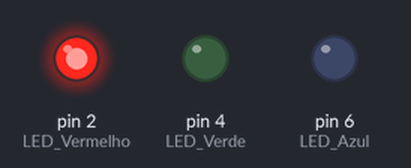
The sketch below on a simulated Arduino Uno, built with avr-gcc and run on an emulated ATmega328P. Shown: output pins drawn as LEDs (lit = HIGH).

Above: at 0.06 s.
At 1.37 s:
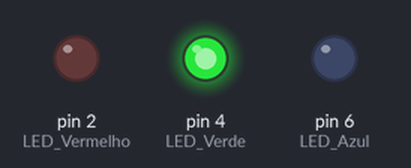
At 2.84 s:
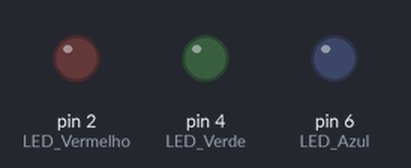
At 5.29 s:
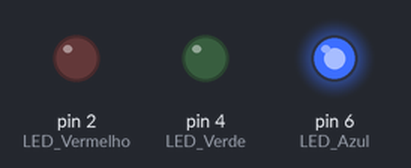
Timing chart, 0 to 6.8 s (numbered marks = the images above):
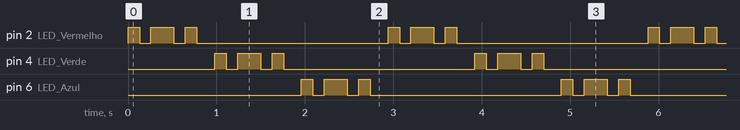

Measured:
- by itself, pin 2 (LED_Vermelho), pin 4 (LED_Verde), pin 6 (LED_Azul): repeats every 2.9 s: LOW 0.13 s, HIGH 0.26 s, LOW 0.13 s, HIGH 0.13 s, LOW 2.2 s, HIGH 0.13 s
- by itself, everything shown: repeats every 2.9 s, in 18 steps

The sketch:

funcao_leds_tres.ino
```cpp
// Definições
#define LED_Vermelho 2
#define LED_Verde 4
#define LED_Azul 6

// Variáveis de tempo de espera
    int tempoEspera = 130;
    int tempoInt = 200;

// Função para ligar o led vermelho três vezes
void sequencia_ligar_vermelho_3x() {
    for (int c = 0; c <= 1; c++) {
      digitalWrite(LED_Vermelho,  1);
        delay(tempoEspera);
      digitalWrite(LED_Vermelho, 0);
        delay(tempoEspera);
      digitalWrite(LED_Vermelho,  1);
        delay(tempoEspera);
      digitalWrite(LED_Vermelho, 0);
    }
}

// Função para ligar o led verde três vezes
void sequencia_ligar_verde_3x() {
  for (int i = 0; i <= 1; i++) {
      digitalWrite(LED_Verde,  1);
        delay(tempoEspera);
      digitalWrite(LED_Verde, 0);
        delay(tempoEspera);
      digitalWrite(LED_Verde,  1);
        delay(tempoEspera);
      digitalWrite(LED_Verde, 0);
    }
}

// Função para ligar o led azul três vezes
void sequencia_ligar_azul_3x() {
  for (int a = 0; a <= 1; a++) {
      digitalWrite(LED_Azul,  1);
        delay(tempoEspera);
      digitalWrite(LED_Azul, 0);
        delay(tempoEspera);
      digitalWrite(LED_Azul, 1);
        delay(tempoEspera);
      digitalWrite(LED_Azul, 0);
    }
}

// Configuração
  void setup() {
    pinMode(LED_Vermelho, OUTPUT);
    pinMode(LED_Verde, OUTPUT);
    pinMode(LED_Azul, OUTPUT);
}

void loop() {
   sequencia_ligar_vermelho_3x();
   delay(tempoInt);
   sequencia_ligar_verde_3x();
   delay(tempoInt);
   sequencia_ligar_azul_3x();
   delay(tempoInt);
}
```
